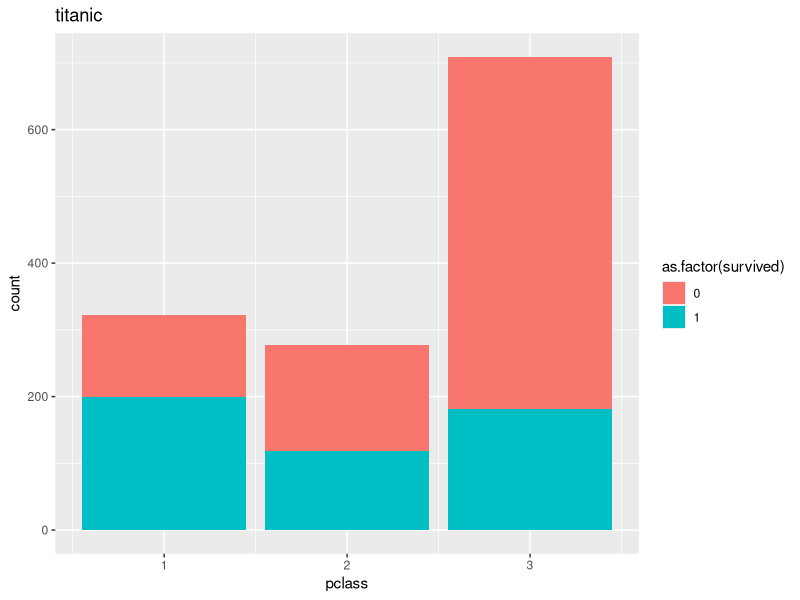
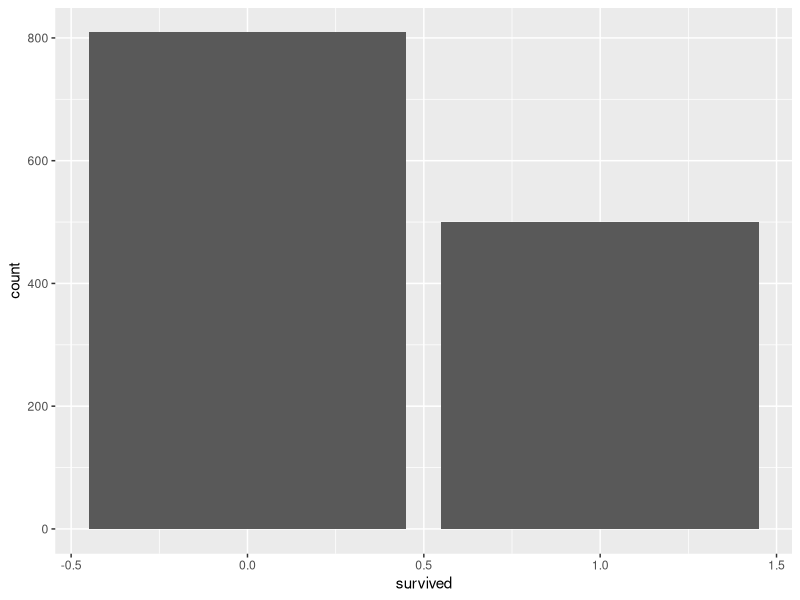
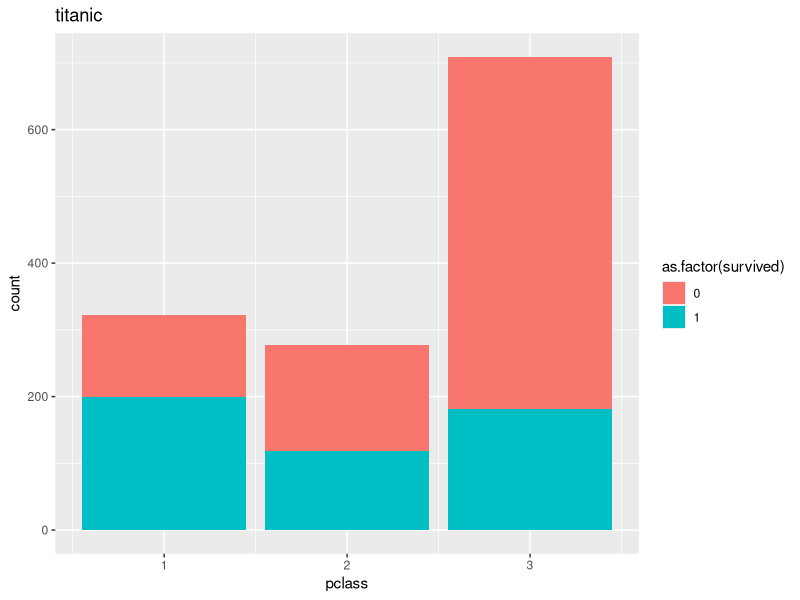

Write the R code that produced these figures, in order.
library(readr)
library(ggplot2)

# don't do this
# source('01-load_clean.R')

data <- readr::read_csv("data/titanic_clean.csv")

ggplot(data=data, aes(x=pclass, fill=as.factor(survived))) +
    geom_bar() +
    ggtitle('titanic')

ggsave("output/titanic1.png")

ggplot(data, aes(x=survived)) +
    geom_bar()